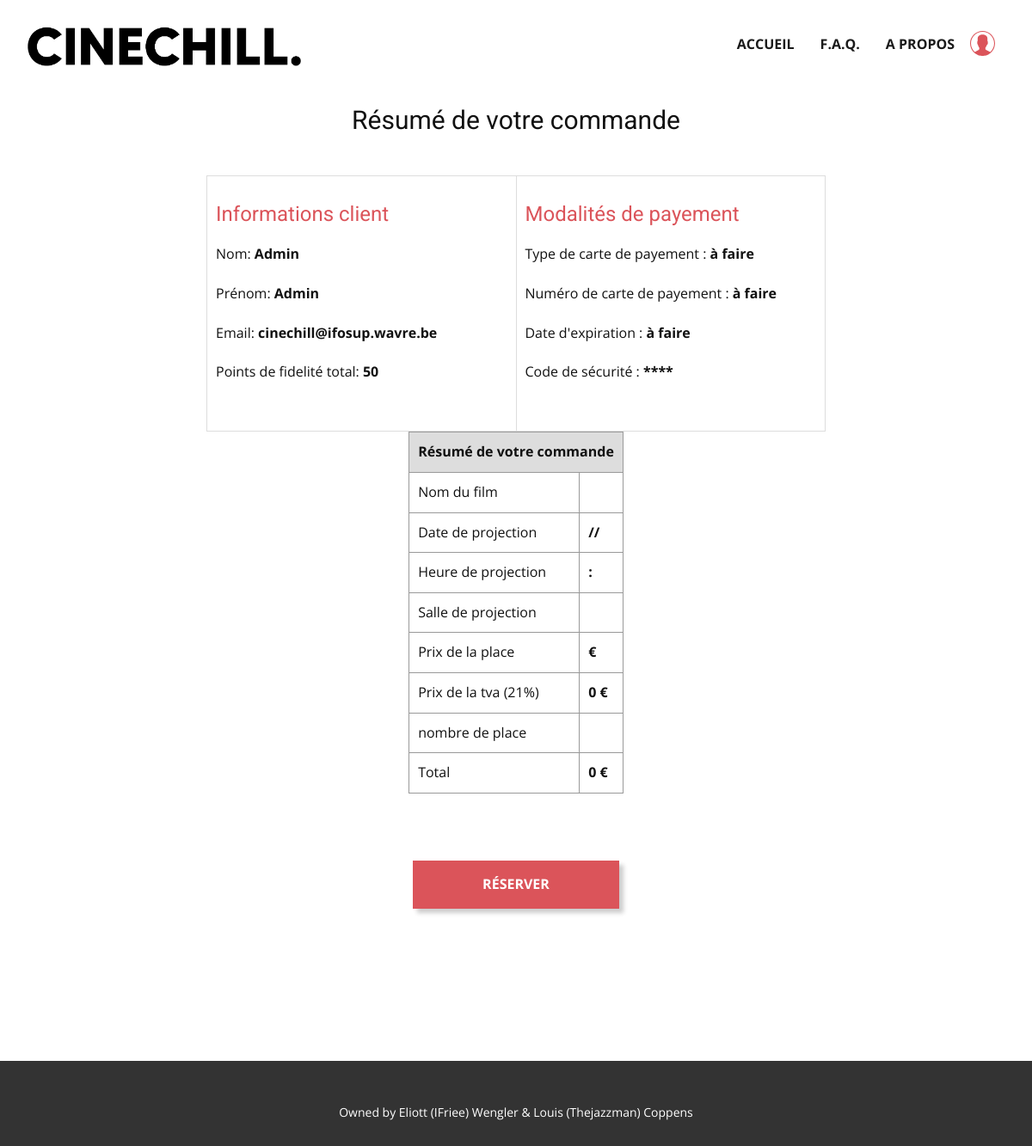
/view/order.php (signed in), run on an earlier commit of the app's database.
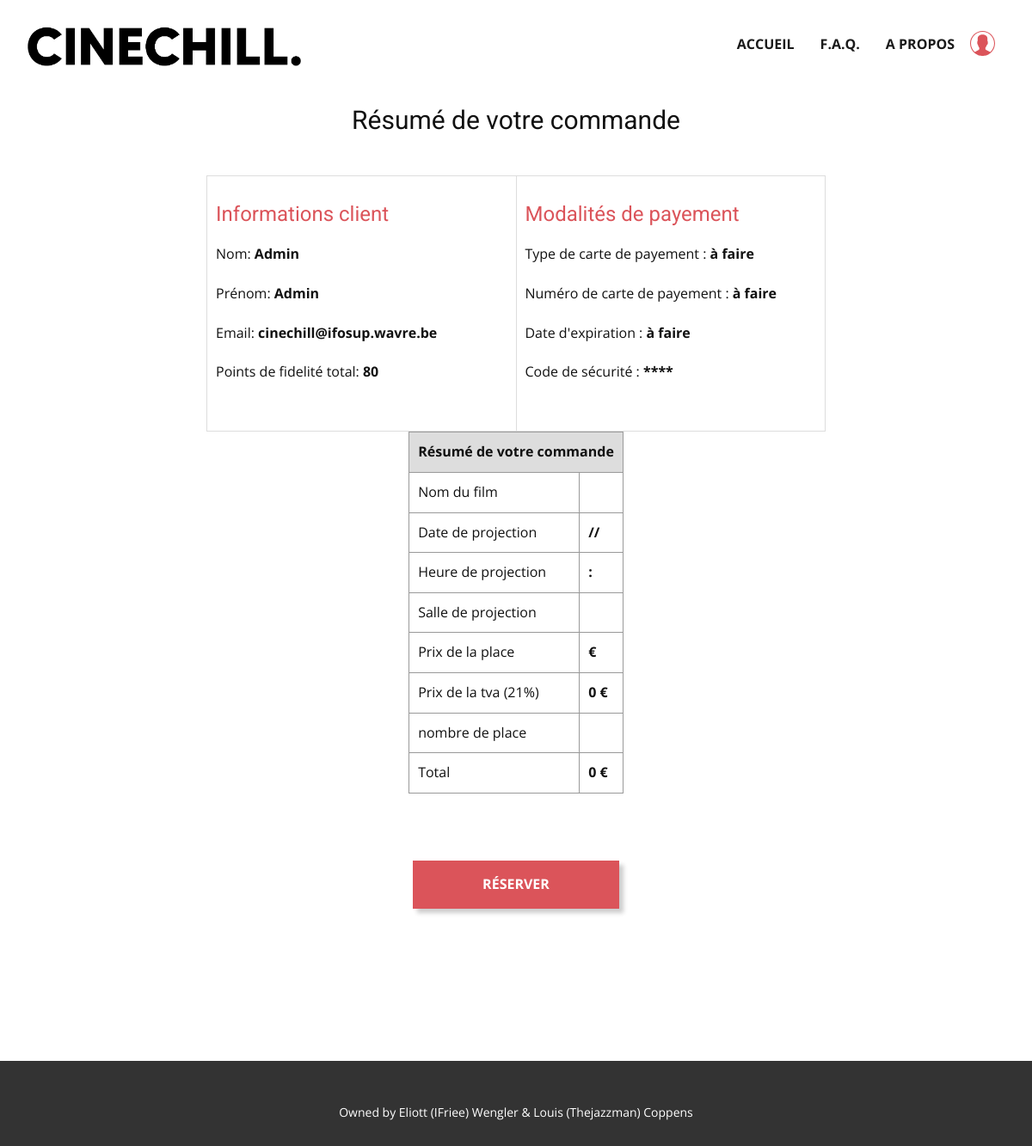
And on a later commit of the database.
### tables this page shows
CREATE TABLE `user_tab` (
  `id_user` int(11) NOT NULL,
  `nom_user` varchar(25) DEFAULT NULL,
  `prenom_user` varchar(50) DEFAULT NULL,
  `pseudo_user` varchar(50) DEFAULT NULL,
  `password_user` varchar(60) DEFAULT NULL,
  `mail_user` varchar(100) DEFAULT NULL,
  `date_naissance_user` date DEFAULT NULL,
  `fidelite_user` int(11) DEFAULT 0
);

### model/read.php (called while the page is built, shortened)
<?php
function afficher_pseudo_connecte($db) {
  $id = $_SESSION['id_user'];
  $query = "SELECT * FROM user_tab WHERE id_user = (:post_id)";
  $query_params = array(':post_id' => $id);
  try
  {
      $stmt = $db->prepare($query);
      $result = $stmt->execute($query_params);
  }
  catch(PDOException $ex){
      die("Failed query : " . $ex->getMessage());
  }
  $result = $stmt->fetchAll();
  return $result[0];
}
?>

### view/order.php (the view, shortened to what the changed rows need)
<?php
include "../model/connection.php";
include "../model/read.php";
$user = afficher_pseudo_connecte($db);
?>
<!DOCTYPE html>
<html style="font-size: 16px;" lang="fr"><head>
    <link rel="stylesheet" href="nicepage.css" media="screen">
<link rel="stylesheet" href="order.css" media="screen">
  </head>
  <body class="u-body u-xl-mode" data-lang="fr">
    <body>
    <h3 style="text-align:center">Résumé de votre commande</h3><br>
        <div class="resumcommandeclient">
            <div class="infoclient">
                <p>Nom: <b><?php echo $user['nom_user'] ?></b></p>
                <p>Prénom: <b><?php echo $user['prenom_user'] ?></b></p>
                <p>Email: <b><?php echo $user['mail_user'] ?></b></p>
                <p>Points de fidelité total: <b><?php echo $user['fidelite_user'] ?></b></p>
                <br>
            </div>
        </div>
            <div class="infofilm">
                <table class="resumecommande">
                    <tr>
                        <th colspan="2">Résumé de votre commande</th>
                    </tr>
                </table>
                <br><br><br>
            </div>
        <br><br><br><br>
</body></html>

What changed in the data, as far as the page shows it:
changed user_tab "Admin": fidelite_user "50" → "80"
